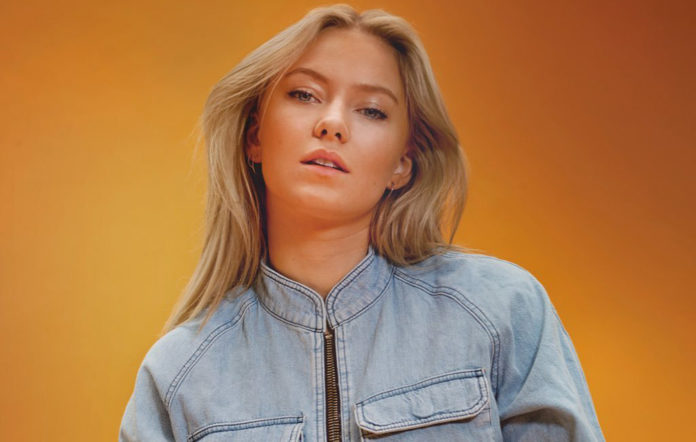
#> input picture datasets/2017_AstridS_Press_210917-696x442.jpg, 696 x 442 px
$ jupyter execute --allow-errors ch-20-clustering.ipynb
#> lines starting #> are read from the running program, lines starting #| are printed output that depends on the picture; long printed decimals are rounded
### scratch/linear_algebra.py
import numpy as np
from typing import List, Callable, Tuple

Vector = List[float]
Matrix = List[List[float]]


class LinearAlgebra(object):
  def __init__(self):
    return None

  # [4 lines left out: function add, not called in this run]

  def subtract(v: Vector, w: Vector) -> Vector:
    """Subtracts corresponding elements"""
    assert len(v) == len(w), "vectors must be the same length"
    return [v_i - w_i for v_i, w_i in zip(v, w)]

  def vector_sum(vectors: List[Vector]) -> Vector:
    """Sum all corresponding elements"""
    # Check that vectors is not empty
    # print(vectors)
    assert len(vectors) != 0, "no vectors provided!"

    # Check the vectors are all the same size
    num_elements = len(vectors[0])
    assert all(len(v) == num_elements for v in vectors), "different sizes!"

    # the i-th element of the result is the sum of every vector[i]
    return [sum(vector[i] for vector in vectors)
            for i in range(num_elements)]

  def scalar_multiply(c: float, v: Vector) -> Vector:
    """Multiplies every element by c"""
    return [c * v_i for v_i in v]

  def vector_mean(vectors: List[Vector]) -> Vector:
    """Computes the element-wise average"""
    n = len(vectors)
    return LinearAlgebra.scalar_multiply(1/n, LinearAlgebra.vector_sum(vectors))

  def dot(v: Vector, w: Vector) -> float:
    """Computes v_1 * w_1 + ... + v_n * w_n"""
    assert len(v) == len(w), "vectors must be the same length"

    return sum(v_i * w_i for v_i, w_i in zip(v, w))

  def sum_of_squares(v: Vector) -> float:
    """Returns v_1 * v_1 + ... + v_n * v_n"""
    return LinearAlgebra.dot(v, v)

  def magnitude(v: Vector) -> float:
    """Returns the magnitude (or length) of v"""
    return np.sqrt(LinearAlgebra.sum_of_squares(v))

  def squared_distance(v: Vector, w: Vector) -> float:
    """Computes (v_1 - w_1)**2 + ... + (v_n - w_n)**2"""
    return LinearAlgebra.sum_of_squares(LinearAlgebra.subtract(v, w))

  def distance(v: Vector, w: Vector) -> float:
    """Computes the distance between v and w"""
    return np.sqrt(LinearAlgebra.squared_distance(v, w))


  # [16 lines left out: functions shape, make_matrix, not called in this run]

### ch-20-clustering.ipynb
Logs
- [2023/03/08]
  Restart this notebook if you change the scratch library

- [2024/05/22]
  The proof of k-means clustering convergence
  - (GammaSigmaPi, 2020) - [K-means convergence proof](https://www.youtube.com/watch?v=Axyi1rB8yGs)
  - (wlad, 2015) - [Proof of convergence of k-means](https://stats.stackexchange.com/a/188352)

To do
- An animation for k-means clustering with slider (using plotly)
- Generate automatic drawing for bottom-up hierarchical clustering

[cell 1]
import numpy as np
import itertools
import tqdm
import matplotlib.pyplot as plt
import matplotlib.image as mpimg
import seaborn as sns

import plotly.graph_objects as go   # pip install plotly nbformat (and restart kernel)

from typing import List, NamedTuple, Union, Callable, Tuple
from scratch.linear_algebra import LinearAlgebra as la
from scratch.linear_algebra import Vector

# pip install -U scikit-learn
from sklearn.datasets import make_blobs

[cell 2]
plt.rcParams.update(plt.rcParamsDefault)
plt.rcParams.update({
  'font.size': 16,
  'grid.alpha': 0.25})

Now, we are going to dealing with a *modeling* data which is so-called *clustering*. The data does not provide label, and the model
will try to put some labels on it.

## The Idea

Every data that is generated from such process (not truly random), will have a
kind of distribution around specific cluster.

When you are deciding which clustering scheme is better than another, you have
to follow the metric that you want to achieve.

Clustering is a pattern that emerges from the data and there is no correct
cluster and it only depends on the scheme and metric that you used to do clustering.

Doing clustering, is finding a pattern that somehow represents the underlying
principle of the data.

## The Model

The input data consists of a vector in $d$-dimensional space, and our goal is
to find the representative input that identify the cluster of input data that
has similarities among themselves.

Examples of clustering are finding the what the people are writing about in
their blog by finding the cluster of blog's title

By doing clustering, we hope that we can find something useful about the
underlying data specifically the similarities among data points.

The simplest example of clustering technique is $k$-means.

To solve clustering problem, we can use a simplest procedure $k$-means

$k$-means is an iterative algorithm that updates randomly pre-selected
centroids based on the collected nearest neigbour to those centroids.

$k$-means is an iterative algorithm that update randomly pre-selected centroid
that can solve clustering problem

An example of [$k$-means animation](https://www.youtube.com/watch?v=5I3Ei69I40s)

In Python we can solve clustering problem using function `vector_mean` from Chapter 4

We create a helper function to track how many coordinates two vectors differ in.

[cell 3]
def num_differences(v1: Vector, v2: Vector, tol: float = 1e-5) -> int:
  assert len(v1) == len(v2)
  return len([x1 for x1, x2 in zip(v1, v2) if abs(x1-x2) > tol])


print(f"{num_differences([1, 2, 3], [2, 1, 3])}")
print(f"{num_differences([1, 2], [1, 2])}")

Create a function that for given some vectors and their
assignment to cluster, computes the means of the clusters

[cell 4]
def cluster_means(k: int, inputs: List[Vector], assignments: List[int], rng) -> List[Vector]:

  # clusters[i] contains the inputs whose assignment is i
#> called with k = 3, inputs = array of shape (24, 2), assignments = array of shape (24,)
  clusters = [[] for i in range(k)]
  for input, assignment in zip(inputs, assignments):
    clusters[assignment].append(input)

  # if a cluster is empty, just use a random point
  return [la.vector_mean(cluster) if cluster else rng.choice(inputs)
          for cluster in clusters]

[You do not need to understand the following code]

[cell 5]
X, y = make_blobs(n_samples=24, centers=3, cluster_std=1., random_state=0)
k = len(np.unique(y))
rng = np.random.default_rng(24_03_31)
means = np.array(cluster_means(k, X, y, rng))

fig, axes = plt.subplots(nrows=1, ncols=2, figsize=(8, 3), sharey=True)

cmap = "viridis"
axes[0].scatter(X[:, 0], X[:, 1], c=y, s=50, cmap=cmap)
axes[0].grid("on")

axes[1].scatter(X[:, 0], X[:, 1], c=y, s=50, cmap=cmap)
axes[1].scatter(means[:, 0], means[:, 1], c=np.arange(k), s=50, marker="x", cmap=cmap)
axes[1].grid("on")

plt.show(fig)
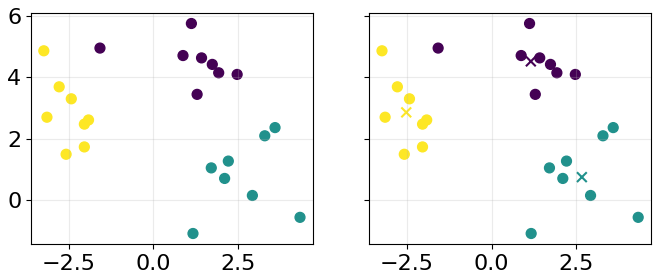
#> figure drawn by matplotlib, 2 panels

[cell 6]
k = 3
X, _ = make_blobs(n_samples=24, centers=k, cluster_std=1., random_state=0)
rng = np.random.default_rng(24_03_31)
y_rand = [rng.integers(k) for _ in X]
means = np.array(cluster_means(k, X, y_rand, rng))

[cell 7]
fig, ax = plt.subplots(figsize=(4, 3))

ax.scatter(X[:, 0], X[:, 1], color="tab:blue", s=50)
ax.grid("on")

plt.show(fig)
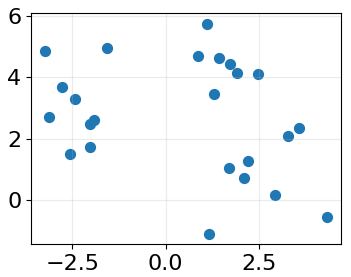
#> figure drawn by matplotlib, 1 panel

[cell 8]
fig, axes = plt.subplots(nrows=1, ncols=2, figsize=(8, 3), sharey=True)

cmap = "viridis"
axes[0].scatter(X[:, 0], X[:, 1], c=y_rand, s=50, cmap=cmap)
axes[0].grid("on")

axes[1].scatter(X[:, 0], X[:, 1], c=y_rand, s=50, cmap=cmap)
axes[1].scatter(means[:, 0], means[:, 1], c=np.arange(k), s=50, marker="x", cmap=cmap)
axes[1].grid("on")

plt.show(fig)

#> (a cell that did not finish here is left out)

[cell 10]
fig, axes = plt.subplots(nrows=1, ncols=2, figsize=(8, 3), sharey=True)

cmap = "viridis"

axes[0].scatter(X[:, 0], X[:, 1], c=y_rand, s=50, cmap=cmap)
axes[0].scatter(means[:, 0], means[:, 1], c=np.arange(k), s=50, marker="x", cmap=cmap)
axes[0].grid("on")

#> (the rest of this cell did not finish here and is left out)

Now we are going to construct a class for doing $k$-means clustering.

To understand the following class, see [`./img-resources/clustering.drawio`](./img-resources/clustering.drawio)

[cell 11]
class KMeans(object):
  def __init__(self, k: int) -> None:
    self.k = k            # number of clusters
    self.means = None
    self.means_init = None

  def classify(self, input_: Vector) -> int:
    """return the index of the cluster closest to the input"""
    return min(range(self.k),
      key=lambda i: la.squared_distance(input_, self.means[i]))

  def train(self, inputs: List[Vector], seed: int = 2023_04_27) -> None:
    # Start with random assignments
    rng = np.random.default_rng(seed)
    assignments = [rng.integers(self.k) for _ in inputs]

    with tqdm.tqdm(itertools.count()) as t:
      for _ in t:
        # Compute means and find new assignments
        self.means = cluster_means(self.k, inputs, assignments, rng)
        if _ == 0:
          self.means_init = self.means

        new_assignments = [self.classify(input_) for input_ in inputs]

        # Check how many assignments changed and if we're done
        num_changed = num_differences(assignments, new_assignments)
        if num_changed == 0:
          return

        # Otherwise keep the new assignments, and compute new means
        assignments = new_assignments.copy()
        self.means = cluster_means(self.k, inputs, assignments, rng)
        t.set_description(f"changed: {num_changed} / {len(inputs)}")

## Example: Meetups

[cell 12]
# Meetups locations
inputs: List[List[float]] \
  = [[-14,  -5], [ 13, 13], [ 20,  23], [-19, -11], [ -9, -16],
     [ 21,  27], [-49, 15], [ 26,  13], [-46,   5], [-34,  -1],
     [ 11,  15], [-49,  0], [-22, -16], [ 19,  28], [-12,  -8],
     [-13, -19], [-41,  8], [-11,  -6], [-25,  -9], [-18,  -3]]

fig, ax = plt.subplots(figsize=(6, 6))

x_data = [xi for xi, _ in inputs]
y_data = [yi for _, yi in inputs]
ax.plot(x_data, y_data, marker='o', linestyle='None', markersize=7)

ax.set_xlabel("blocks east of city center")
ax.set_ylabel("blocks north of city center")
ax.grid("on")
ax.set_title("User Locations")

plt.show(fig)
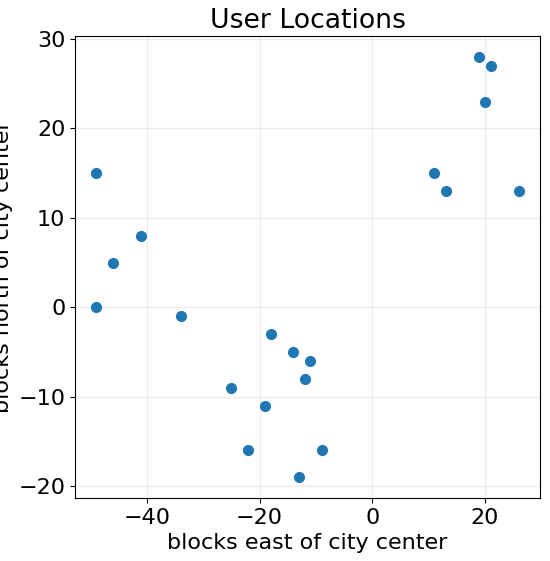
#> figure drawn by matplotlib, 1 panel

Do clustering for three meetups location

[cell 13]
seed = 2023_04_27

clusterer = KMeans(k=3)
clusterer.train(inputs, seed=seed)
means = sorted(clusterer.means)       # sort for the unit test

assert len(means) == 3

# Check that the means are close to what we expect
assert la.squared_distance(means[0], [-44, 5]) < 1
assert la.squared_distance(means[1], [-16, -10]) < 1
assert la.squared_distance(means[2], [18, 20]) < 1

[cell 14]
def classify(input_, means):
  k = len(means)
  return min(range(k), key=lambda i: la.squared_distance(input_, means[i]))

def get_cluster(inputs, means):
  idx_cluster = [classify(input_, means) for input_ in inputs]

  cluster_dict = {k: [] for k in range(len(means))}
  for idx, input_ in zip(idx_cluster, inputs):
    cluster_dict[idx].append(input_)

  return cluster_dict

cluster_dict = get_cluster(inputs, means)

[cell 15]
fig, ax = plt.subplots(figsize=(6, 6))


for i in range(len(means)):
  plot_handler = ax.plot(*means[i], marker='x', markeredgewidth=2, markersize=9)
  x_data = [xi for xi, _ in cluster_dict[i]]
  y_data = [yi for _, yi in cluster_dict[i]]


  color_kmeans = plot_handler[0]._color
  # print(color_kmeans)
  # plot initial means
  ax.plot(*clusterer.means_init[i], marker='s', color=color_kmeans,
    )

  ax.annotate("", xy=means[i], xycoords="data",
              xytext=clusterer.means_init[i], textcoords="data",
              arrowprops=dict(arrowstyle="->", connectionstyle="arc3",
                              shrinkA=8, shrinkB=8, alpha=0.5))

  ax.plot(x_data, y_data, marker='o', linestyle='None', markersize=7,
    color=color_kmeans)

ax.set_xlabel("blocks east of city center")
ax.set_ylabel("blocks north of city center")
ax.grid("on")
ax.set_title("User Locations -- 3 Clusters")

plt.show(fig)
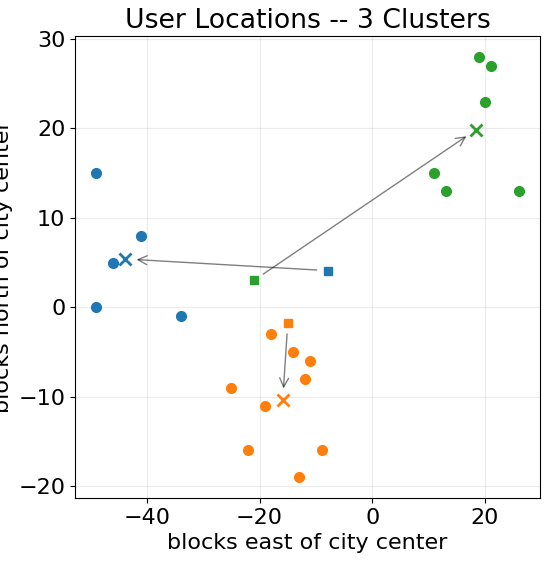
#> figure drawn by matplotlib, 1 panel

If we have only two meetups ($k = 2$)

[cell 16]
rng = np.random.default_rng(2023_04_27)

clusterer = KMeans(k=2)
clusterer.train(inputs, rng)
means = sorted(clusterer.means)

assert len(means) == 2
assert la.squared_distance(means[0], [-26, -5]) < 1
assert la.squared_distance(means[1], [18, 20]) < 1

[cell 17]
cluster_dict = get_cluster(inputs, means)

[cell 18]
fig, ax = plt.subplots(figsize=(6, 6))


for i in range(len(means)):
  plot_handler = ax.plot(*means[i], marker='x', markeredgewidth=2, markersize=9)
  x_data = [xi for xi, _ in cluster_dict[i]]
  y_data = [yi for _, yi in cluster_dict[i]]


  color_kmeans = plot_handler[0]._color
  # print(color_kmeans)
  # plot initial means
  ax.plot(*clusterer.means_init[i], marker='s', color=color_kmeans,
    )

  ax.annotate("", xy=means[i], xycoords="data",
            xytext=clusterer.means_init[i], textcoords="data",
            arrowprops=dict(arrowstyle="->", connectionstyle="arc3",
                            shrinkA=8, shrinkB=8, alpha=0.5))

  ax.plot(x_data, y_data, marker='o', linestyle='None', markersize=7,
    color=color_kmeans)

ax.set_xlabel("blocks east of city center")
ax.set_ylabel("blocks north of city center")
ax.grid("on")
ax.set_title("User Locations -- 2 Clusters")

plt.show(fig)

## Choosing $k$

To get the best $k$, we can use the following metrics: plotting
the sum squared errors as a function of $k$ and looking where
the graph "bends"

[cell 19]
def square_clustering_errors(inputs: List[Vector], k: int) -> float:
  """finds the total squared error from k-means clustering the inputs"""
  rng = np.random.default_rng(2023_04_27)
  clusterer = KMeans(k)
  clusterer.train(inputs, rng)
  means = clusterer.means
  assignments = [clusterer.classify(input_) for input_ in inputs]

  return sum(la.squared_distance(input_, means[cluster])
              for input_, cluster in zip(inputs, assignments))

[cell 20]
# now plot from 1 up to len(inputs) clusters
ks = range(1, len(inputs) + 1)
errors = [square_clustering_errors(inputs, k) for k in ks]

fig, ax = plt.subplots(figsize=(8, 4))

ax.plot(ks, errors)

ax.set_xlabel("k")
ax.set_ylabel("total square error")
ax.set_xticks(ks[::2])
ax.grid("on")
ax.set_title("Total Error vs. # of Clusters")

plt.show(fig)
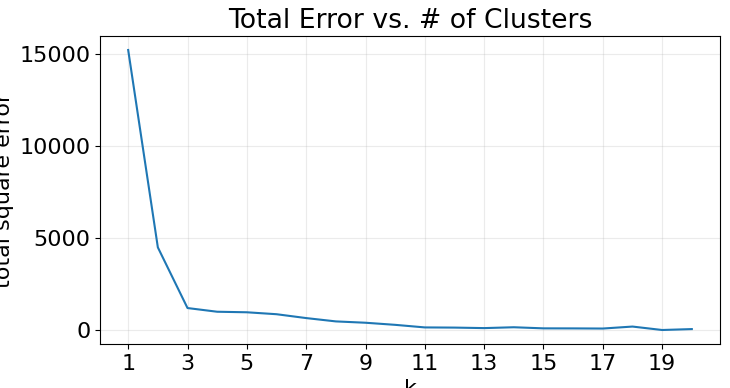
#> figure drawn by matplotlib, 1 panel; curve peaks at x = 1, y = 15241.4

## Example: Clustering Colors

Clustering the colors of an image has a benefits for someone
who wants to redraw the image using $k$ colors.

Read the image

[cell 21]
image_path = r"./datasets/2017_AstridS_Press_210917-696x442.jpg"
img = mpimg.imread(image_path) / 256    # rescale to between 0 and 1

img

[cell 22]
img.shape
#> Out = (442, 696, 3)

`img[i][j]` is the pixel in the $i$-th row and $j$-th column, and each pixel
is a list `[red, green, blue]` of numbers between 0 and 1 indicating the color
of the pixel

[cell 23]
top_row = img[0]
#> top_row = 696 rows, first 8: [0.723, 0.414, 0.156], [0.719, 0.41, 0.152], [0.719, 0.41, 0.152], [0.719, 0.41, 0.152], [0.719, 0.41, 0.152], [0.719, 0.41, 0.152], [0.719, 0.41, 0.152], [0.719, 0.41, 0.152]
top_left_pixel = top_row[0]
#> top_left_pixel = [0.723, 0.414, 0.156]
red, green, blue = top_left_pixel
#> red = 0.723; green = 0.414; blue = 0.156

print(red, green, blue)
#| 0.7227 0.4141 0.1562

We can get a flattened list of all the pixels and feed them to our clusterer

[cell 24]
# .tolist() converts a NumPy array to a Python list
pixels = [pixel.tolist() for row in img for pixel in row]
#> pixels = 307632 items

rng = np.random.default_rng(2023_04_27)
clusterer = KMeans(k=5)
clusterer.train(pixels, rng)        # this might take a while (2 minutes 30 seconds)
